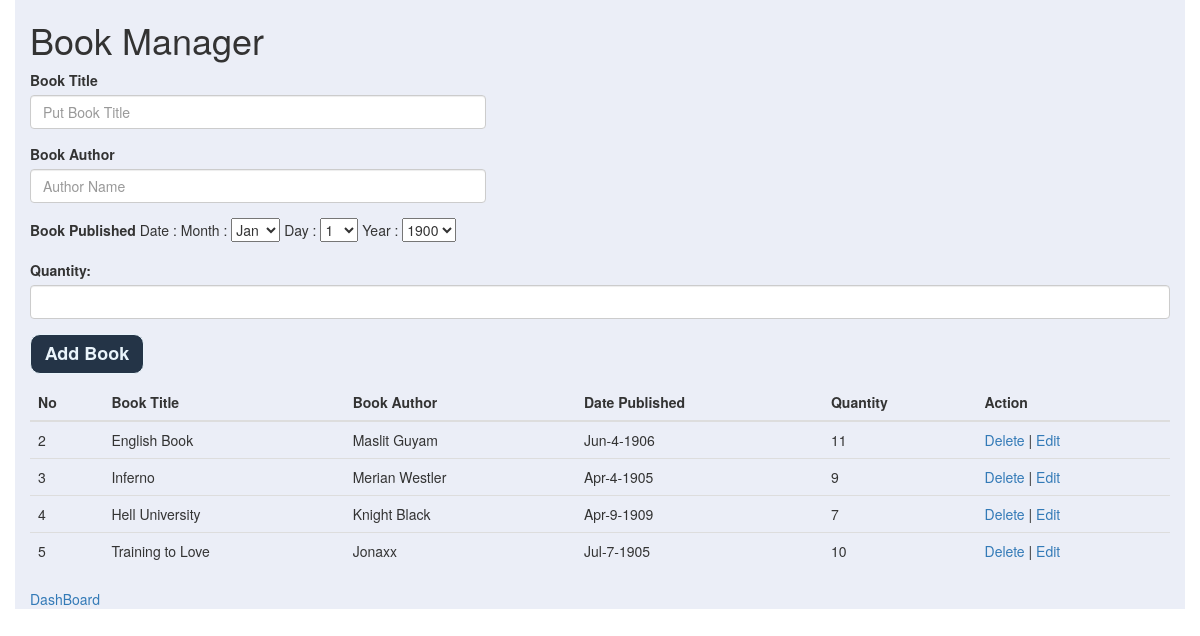
/manage.php, run on the app's committed database.
### tables this page shows
CREATE TABLE `tblbooks` (
  `No` int(11) NOT NULL,
  `BookTitle` varchar(50) NOT NULL,
  `BookAuthor` varchar(25) NOT NULL,
  `DatePublished` varchar(50) NOT NULL,
  `Quantity` int(11) NOT NULL
);

### manage.php (the view, shortened to what this page needs)
<!DOCTYPE html>
<html lang = "en">
<head>
	<link rel="stylesheet" href="css\manages.css"/>
	 <link rel="stylesheet" href="https://maxcdn.bootstrapcdn.com/bootstrap/3.3.7/css/bootstrap.min.css">
</head>
<body>
	<div class="container" style="background-color: #ebeef7;" >
	<h1>Book Manager</h1>
		<form method="post" action="books.php">
			<div class="form-group width">
				<label>Book Title</label>
				<input type="text" class="form-control" placeholder="Put Book Title" name="booktitle">
			</div>
			<div class="form-group width">
				<label>Book Author</label>
				<input type="text" class="form-control" placeholder="Author Name" name="bookauthor">
			</div>
			<div class="form-group width">
				<label>Book Published</label>
				Date :
		            Month :
		            <select name = "month">
		            	<option>Jan</option>
		            </select>
		            Day :
		            <select name = "day">
		            	<?php
		            		for($a = 1; $a <= 31; $a++){
		            			echo "<option> $a </option>";
		            		}
		            	?>
		            </select>
		            Year :
		            <select name = "year">
		            	<?php
		            		for($b = 1900; $b <= 2021; $b++){
		            			echo "<option> $b </option>";
		            		}
		            	?>
		            </select>
		        </div>
		        <div class = "form-group">
									<label>Quantity:</label>
									<input type = "number" min = "0" name = "qty" required = "required" class = "form-control" />
								</div>
			<div class="button">
			<input type="submit" name="submit" value="Add Book">
			</div>
		</form>
	<?php
	$servername = "localhost";
	$username = "root";
	$password = "";
	$dbname = "prjctable";
	$link = mysqli_connect($servername, $username, $password, $dbname);
?>
<p>
<table class="table">
	<thead>
		<tr>
			<th>No</th>
			<th>Book Title</th>
			<th>Book Author</th>
			<th>Date Published</th>
			<th>Quantity</th>
			<th>Action</th>
		</tr>
	</thead>
	<?php
			$query = "select * from tblbooks";
			$result = mysqli_query($link, $query);
			while ($row = mysqli_fetch_array($result)) {
				echo "<tr>";
				echo "<td>" . $row['No'] . "</td>";
				echo "<td>" . $row['BookTitle'] . "</td>";
				echo "<td>" . $row['BookAuthor'] . "</td>";
				echo "<td>" . $row['DatePublished'] . "</td>";
				echo "<td>" . $row['Quantity'] . "</td>";
				echo "<td> "?>
						<a href = "delete.php?del_id=<?php echo $row['No']; ?>" > Delete </a> |
						<a href = "edit.php?id=<?php echo $row['No']; ?>"> Edit </a>
					</td>
				</tr>
				<?php $n++;
			} ?>
</table>
<a href = "dashboard.php">DashBoard</a>
</body>
</html>

### css/manages.css (style rules this page uses)
input[type="submit"] { width: 10%; height: 40px; border: 1px solid; background: #243447; border-radius: 10px; font-size: 18px; color: #e9f4fb; font-weight: 700; cursor: pointer; outline: none; }
.width { width: 40%; }

### data on the page
tblbooks: No "2", BookTitle "English Book", BookAuthor "Maslit Guyam", DatePublished "Jun-4-1906", Quantity "11"
tblbooks: No "3", BookTitle "Inferno", BookAuthor "Merian Westler", DatePublished "Apr-4-1905", Quantity "9"
tblbooks: No "4", BookTitle "Hell University", BookAuthor "Knight Black", DatePublished "Apr-9-1909", Quantity "7"
tblbooks: No "5", BookTitle "Training to Love", BookAuthor "Jonaxx", DatePublished "Jul-7-1905", Quantity "10"

### other printed values
form field day "1"
form field year "1900"
